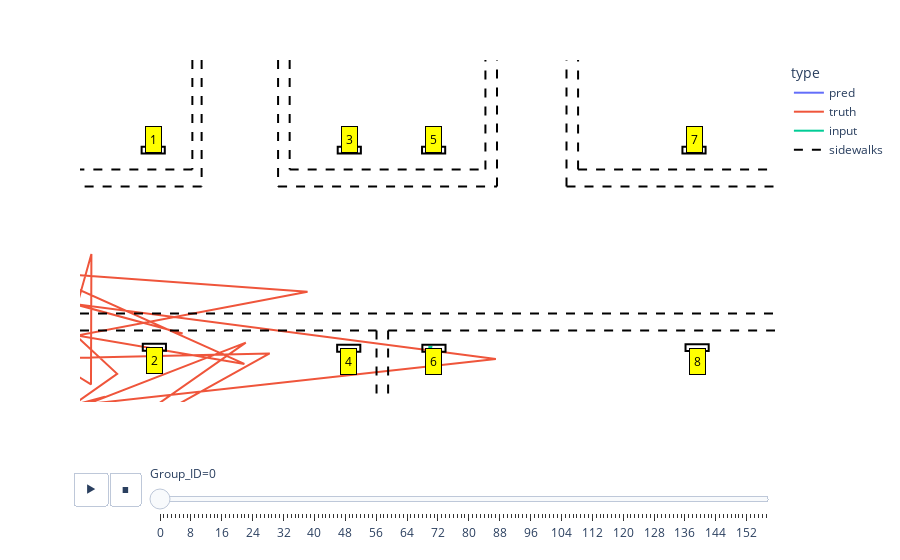

Notebook code cell kept with this figure:
### Code cell
plt = px.line(df, x="X", y="Y", animation_frame="Group_ID", animation_group="type",
                 color="type", hover_name="type",
                 range_x=[0, 15000], range_y=[5000,10000])

plt.update_layout({
    'autosize': True,
    'plot_bgcolor': 'rgba(255, 255, 255, 100)',  # Makes plot background transparent
    'paper_bgcolor': 'rgba(255, 255, 255, 100)', # Makes the entire figure background transparent
    'xaxis': {'showgrid': False},        # Hides the x-axis grid lines
    'yaxis': {'showgrid': False}         # Hides the y-axis grid lines
})
plt.update_xaxes(title_text='', showticklabels=False, visible=False)  # Hides the entire x-axis
plt.update_yaxes(title_text='', showticklabels=False, visible=False)  # Hides the entire y-axis


# Function to add a line to the Plotly figure
def add_sidewalk(fig, x0, y0, x1, y1, showlegend):
    fig.add_shape(type='line',
                  x0=x0, y0=y0, x1=x1, y1=y1,
                  line=dict(color='black', width=2, dash='dash'),
                  name='sidewalks',
                  legendgroup='sidewalks',  # this groups legend entries together
                  showlegend=showlegend)
    return fig


# Adding lines to the figure
for i, (key, v) in enumerate(sidewalks.items()):
    showlegend = True if i == 0 else False
    plt = add_sidewalk(plt, *v, showlegend=showlegend)


def draw_rectangle(fig, center, lx, ly, label):
    cx, cy = center
    x0 = cx - lx / 2
    y0 = cy - ly / 2
    x1 = x0 + lx
    y1 = y0 + ly
    
    # Add rectangle shape
    fig.add_shape(type="rect",
                  x0=x0, y0=y0, x1=x1, y1=y1,
                  line=dict(color="black", width=2),
                  fillcolor="rgba(0,0,0,0)",
                  name=str(label))
    
    # Determine text offset based on the y-coordinate
    dy = -200 if cy <= 8000 else 150
    
    # Add text annotation
    fig.add_annotation(x=cx, y=cy + dy, text=str(label),
                       showarrow=False,
                       bgcolor='yellow',
                       bordercolor='black',
                       borderpad=4,
                       font=dict(color='black'))

    return fig

for k, v in stations.items():
    plt = draw_rectangle(plt, v, 500, 100, k)

plt.show()
